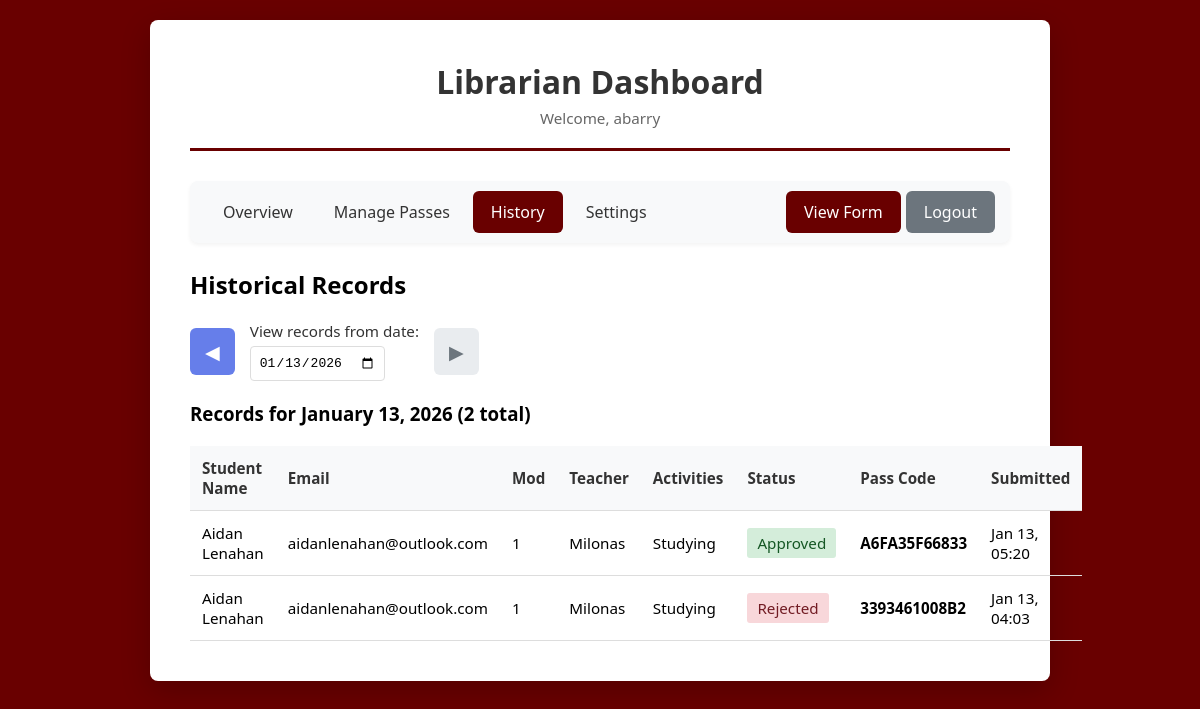
The page /dashboard.php?action=history (signed in) on the database its author committed.
### tables this page shows
CREATE TABLE IF NOT EXISTS `passes_current` (
  `id` int NOT NULL AUTO_INCREMENT,
  `first_name` varchar(50) NOT NULL,
  `last_name` varchar(50) NOT NULL,
  `email` varchar(100) NOT NULL,
  `teacher_name` varchar(100) NOT NULL,
  `mod` int NOT NULL,
  `activities` text NOT NULL,
  `agreement_checked` tinyint(1) DEFAULT '0',
  `status` enum('pending','approved','rejected') DEFAULT 'pending',
  `pass_code` varchar(20) DEFAULT NULL,
  `sent_at` timestamp NULL DEFAULT NULL,
  `created_at` timestamp NULL DEFAULT CURRENT_TIMESTAMP,
  `updated_at` timestamp NULL DEFAULT CURRENT_TIMESTAMP ON UPDATE CURRENT_TIMESTAMP,
  PRIMARY KEY (`id`),
  UNIQUE KEY `pass_code` (`pass_code`)
);

### dashboard.php (the view, shortened to what this page needs)
<?php
require_once 'includes/config.php';
$librarian = $_SESSION['librarian_username'];
$action = $_GET['action'] ?? 'overview';
$settings = getSettings($pdo);
if (!$settings['auto_approval']) {
    try {
        $pdo->exec("
            UPDATE passes_current
            SET status = 'rejected'
            WHERE status = 'pending'
            AND DATE(created_at) < CURDATE()
        ");
    } catch (Exception $e) {
        error_log("Error auto-rejecting old pending passes: " . $e->getMessage());
    }
}
$currentPassesStmt = $pdo->query("
    SELECT * FROM passes_current
    ORDER BY created_at DESC
    LIMIT 100
");
$currentPasses = $currentPassesStmt->fetchAll();
$countStmt = $pdo->query("
    SELECT
        status,
        COUNT(*) as count
    FROM passes_current
    GROUP BY status
");
$statusCounts = [];
while ($row = $countStmt->fetch()) {
    $statusCounts[$row['status']] = $row['count'];
}
?>
<!DOCTYPE html>
<html lang="en">
<head>
    <link rel="stylesheet" href="css/style.css">
</head>
<body>
    <div class="container">
        <div class="header">
            <h1>Librarian Dashboard</h1>
            <p>Welcome, <?php echo htmlspecialchars($librarian); ?></p>
        </div>
        <nav style="background: #f8f9fa; border-radius: 8px; padding: 10px 15px; margin-bottom: 25px; display: flex; align-items: center; gap: 5px; box-shadow: 0 2px 4px rgba(0,0,0,0.05);">
            <a href="?action=overview" style="padding: 10px 18px; text-decoration: none; color: #333; border-radius: 6px; transition: all 0.2s; <?php echo ($action === 'overview' || empty($action)) ? 'background: #690000; color: white; font-weight: 500;' : 'background: transparent;'; ?>" onmouseover="if(this.style.background !== 'rgb(105, 0, 0)') this.style.background='#e9ecef'" onmouseout="if(this.style.background !== 'rgb(105, 0, 0)') this.style.background='transparent'">Overview</a>
            <a href="?action=passes" style="padding: 10px 18px; text-decoration: none; color: #333; border-radius: 6px; transition: all 0.2s; <?php echo $action === 'passes' ? 'background: #690000; color: white; font-weight: 500;' : 'background: transparent;'; ?>" onmouseover="if(this.style.background !== 'rgb(105, 0, 0)') this.style.background='#e9ecef'" onmouseout="if(this.style.background !== 'rgb(105, 0, 0)') this.style.background='transparent'">Manage Passes</a>
            <a href="?action=history" style="padding: 10px 18px; text-decoration: none; color: #333; border-radius: 6px; transition: all 0.2s; <?php echo $action === 'history' ? 'background: #690000; color: white; font-weight: 500;' : 'background: transparent;'; ?>" onmouseover="if(this.style.background !== 'rgb(105, 0, 0)') this.style.background='#e9ecef'" onmouseout="if(this.style.background !== 'rgb(105, 0, 0)') this.style.background='transparent'">History</a>
            <a href="?action=settings" style="padding: 10px 18px; text-decoration: none; color: #333; border-radius: 6px; transition: all 0.2s; <?php echo $action === 'settings' ? 'background: #690000; color: white; font-weight: 500;' : 'background: transparent;'; ?>" onmouseover="if(this.style.background !== 'rgb(105, 0, 0)') this.style.background='#e9ecef'" onmouseout="if(this.style.background !== 'rgb(105, 0, 0)') this.style.background='transparent'">Settings</a>
            <a href="form.php" style="padding: 10px 18px; text-decoration: none; background: #690000; color: white; border-radius: 6px; transition: all 0.2s;" target="_blank" onmouseover="this.style.background='#5e0000ff'" onmouseout="this.style.background='#690000'">View Form</a>
            <a href="logout.php" style="padding: 10px 18px; text-decoration: none; background: #6c757d; color: white; border-radius: 6px; transition: all 0.2s;" onmouseover="this.style.background='#5a6268'" onmouseout="this.style.background='#6c757d'">Logout</a>
        </nav>
        <?php if ($action === 'overview' || empty($action)): ?>
            <h2 style="margin-bottom: 20px;">Today's Summary</h2>
            <div class="dashboard-grid">
                <div class="card">
                    <h3>Pending Passes</h3>
                    <div class="card-value"><?php echo $statusCounts['pending'] ?? 0; ?></div>
                    <p>Awaiting approval</p>
                </div>
                <div class="card">
                    <h3>Approved Passes</h3>
                    <div class="card-value"><?php echo $statusCounts['approved'] ?? 0; ?></div>
                    <p>Sent to students</p>
                </div>
                <div class="card">
                    <h3>Rejected Passes</h3>
                    <div class="card-value"><?php echo $statusCounts['rejected'] ?? 0; ?></div>
                    <p>Not approved</p>
                </div>
                <div class="card" style="position: relative;">
                    <h3>Form Status
                        <button onclick="document.getElementById('statusOverrideModal').style.display='block'"
                                style="border: none; background: none; cursor: pointer; font-size: 0.9em; color: #666; padding: 0 5px;"
                                title="Override Settings">⚙️</button>
                    </h3>
                    <div class="card-value"><?php echo isFormOpen($pdo) ? 'OPEN' : 'CLOSED'; ?></div>
                    <p>
                        <?php if ($settings['form_status_override']): ?>
                            <span style="color: #856404; font-weight: bold;">⚠️ Manual Override</span>
                        <?php else: ?>
                            <?php echo $settings['form_open_time'] . ' - ' . $settings['form_close_time']; ?>
                        <?php endif; ?>
                    </p>
                </div>
            </div>
            <h2 style="margin-top: 40px; margin-bottom: 20px;">Recent Submissions</h2>
            <table>
                <thead>
                    <tr>
                        <th>Student Name</th>
                        <th>Email</th>
                        <th>Mod</th>
                        <th>Teacher</th>
                        <th>Status</th>
                        <th>Submitted</th>
                        <th>Actions</th>
                    </tr>
                </thead>
                <tbody>
                    <?php
                    $recentLimit = $settings['recent_entries_limit'] ?? 10;
                    foreach (array_slice($currentPasses, 0, $recentLimit) as $pass):
                    ?>
                        <tr>
                            <td><?php echo htmlspecialchars($pass['first_name'] . ' ' . $pass['last_name']); ?></td>
                            <td><?php echo htmlspecialchars($pass['email']); ?></td>
                            <td><?php echo $pass['mod']; ?></td>
                            <td><?php echo htmlspecialchars($pass['teacher_name']); ?></td>
                            <td>
                                <span style="padding: 5px 10px; border-radius: 3px;
                                    <?php
                                    if ($pass['status'] === 'approved') echo 'background: #d4edda; color: #155724;';
                                    elseif ($pass['status'] === 'pending') echo 'background: #fff3cd; color: #856404;';
                                    else echo 'background: #f8d7da; color: #721c24;';
                                    ?>
                                ">
                                    <?php echo ucfirst($pass['status']); ?>
                                </span>
                            </td>
                            <td><?php echo date('M d, H:i', strtotime($pass['created_at'])); ?></td>
                            <td>
                                <?php if ($pass['status'] === 'pending'): ?>
                                    <form method="POST" action="" style="display: inline;">
                                        <input type="hidden" name="action" value="approve_passes">
                                        <input type="hidden" name="pass_ids[]" value="<?php echo $pass['id']; ?>">
                                        <button type="submit" class="btn btn-success" style="padding: 5px 10px; font-size: 0.85em;">Approve</button>
                                    </form>
                                <?php endif; ?>
                            </td>
                        </tr>
                    <?php endforeach; ?>
                </tbody>
            </table>
        <?php elseif ($action === 'history'): ?>
            <h2 style="margin-bottom: 20px;">Historical Records</h2>
            <?php
            $historyDate = $_GET['date'] ?? date('Y-m-d');
            $historyStmt = $pdo->prepare("
                SELECT * FROM passes_archive
                WHERE pass_date = ?
                ORDER BY created_at DESC
            ");
            $historyStmt->execute([$historyDate]);
            $historyPasses = $historyStmt->fetchAll();
            if ($historyDate === date('Y-m-d')) {
                $todayStmt = $pdo->query("
                    SELECT * FROM passes_current
                    ORDER BY created_at DESC
                ");
                $historyPasses = array_merge($historyPasses, $todayStmt->fetchAll());
            }
            $prevDate = date('Y-m-d', strtotime($historyDate . ' -1 day'));
            $nextDate = date('Y-m-d', strtotime($historyDate . ' +1 day'));
            $isToday = $historyDate === date('Y-m-d');
            ?>
            <div style="display: flex; align-items: center; gap: 15px; margin-bottom: 20px;">
                <a href="?action=history&date=<?php echo $prevDate; ?>"
                   style="padding: 10px 15px; background: #667eea; color: white; text-decoration: none; border-radius: 6px; font-size: 1.2em; transition: all 0.2s;"
                   onmouseover="this.style.background='#5568d3'"
                   onmouseout="this.style.background='#667eea'"
                   title="Previous day">◀</a>
                <form method="GET" action="" style="margin: 0;">
                    <div class="form-group" style="margin: 0;">
                        <label for="date" style="display: block; margin-bottom: 5px; font-weight: 500;">View records from date:</label>
                        <input type="date" id="date" name="date" value="<?php echo htmlspecialchars($historyDate); ?>"
                               onchange="this.form.submit()"
                               style="padding: 8px; border: 1px solid #ddd; border-radius: 4px; font-size: 1em;">
                    </div>
                </form>
                <?php if (!$isToday): ?>
                    <a href="?action=history&date=<?php echo $nextDate; ?>"
                       style="padding: 10px 15px; background: #667eea; color: white; text-decoration: none; border-radius: 6px; font-size: 1.2em; transition: all 0.2s;"
                       onmouseover="this.style.background='#5568d3'"
                       onmouseout="this.style.background='#667eea'"
                       title="Next day">▶</a>
                <?php else: ?>
                    <span style="padding: 10px 15px; background: #e9ecef; color: #6c757d; border-radius: 6px; font-size: 1.2em;" title="Cannot go beyond today">▶</span>
                <?php endif; ?>
            </div>
            <?php if (empty($historyPasses)): ?>
                <p style="color: #666;">No records found for <?php echo date('F d, Y', strtotime($historyDate)); ?>.</p>
            <?php else: ?>
                <h3 style="margin-bottom: 15px;">Records for <?php echo date('F d, Y', strtotime($historyDate)); ?> (<?php echo count($historyPasses); ?> total)</h3>
                <table>
                    <thead>
                        <tr>
                            <th>Student Name</th>
                            <th>Email</th>
                            <th>Mod</th>
                            <th>Teacher</th>
                            <th>Activities</th>
                            <th>Status</th>
                            <th>Pass Code</th>
                            <th>Submitted</th>
                        </tr>
                    </thead>
                    <tbody>
                        <?php foreach ($historyPasses as $pass): ?>
                            <tr>
                                <td><?php echo htmlspecialchars($pass['first_name'] . ' ' . $pass['last_name']); ?></td>
                                <td><?php echo htmlspecialchars($pass['email']); ?></td>
                                <td><?php echo $pass['mod']; ?></td>
                                <td><?php echo htmlspecialchars($pass['teacher_name']); ?></td>
                                <td><?php echo htmlspecialchars(implode(', ', json_decode($pass['activities'], true))); ?></td>
                                <td>
                                    <span style="padding: 5px 10px; border-radius: 3px;
                                        <?php
                                        if ($pass['status'] === 'approved') echo 'background: #d4edda; color: #155724;';
                                        elseif ($pass['status'] === 'pending') echo 'background: #fff3cd; color: #856404;';
                                        else echo 'background: #f8d7da; color: #721c24;';
                                        ?>
                                    ">
                                        <?php echo ucfirst($pass['status']); ?>
                                    </span>
                                </td>
                                <td><strong><?php echo htmlspecialchars($pass['pass_code']); ?></strong></td>
                                <td><?php echo date('M d, H:i', strtotime($pass['created_at'])); ?></td>
                            </tr>
                        <?php endforeach; ?>
                    </tbody>
                </table>
            <?php endif; ?>
        <?php endif; ?>
    </div>
</body>
</html>

### css/style.css (style rules this page uses)
* { margin: 0; padding: 0; box-sizing: border-box; }
body { font-family: 'Segoe UI', Tahoma, Geneva, Verdana, sans-serif; background: #690000; min-height: 100vh; padding: 20px; }
.container { max-width: 900px; margin: 0 auto; background: white; border-radius: 8px; box-shadow: 0 10px 30px rgba(0, 0, 0, 0.2); padding: 40px; }
.header { text-align: center; margin-bottom: 30px; border-bottom: 3px solid #690000; padding-bottom: 20px; }
.header h1 { color: #333; font-size: 2em; margin-bottom: 5px; }
.header p { color: #666; font-size: 0.95em; }
.form-group { margin-bottom: 20px; }
label { display: block; margin-bottom: 8px; color: #333; font-weight: 500; font-size: 0.95em; }
table { width: 100%; border-collapse: collapse; margin-top: 20px; font-size: 0.95em; }
th, td { padding: 12px; text-align: left; border-bottom: 1px solid #ddd; }
th { background: #f8f9fa; font-weight: 600; color: #333; }

### rows shown on the page
passes_current: first_name+last_name "Aidan Lenahan", email "aidanlenahan@outlook.com", mod "1", teacher_name "Milonas", activities "Studying", status "Approved", pass_code "A6FA35F66833", created_at "Jan 13, 05:20"
passes_current: first_name+last_name "Aidan Lenahan", email "aidanlenahan@outlook.com", mod "1", teacher_name "Milonas", activities "Studying", status "Rejected", pass_code "3393461008B2", created_at "Jan 13, 04:03"

### other values the page prints
$librarian "abarry"
count($historyPasses) "2"
